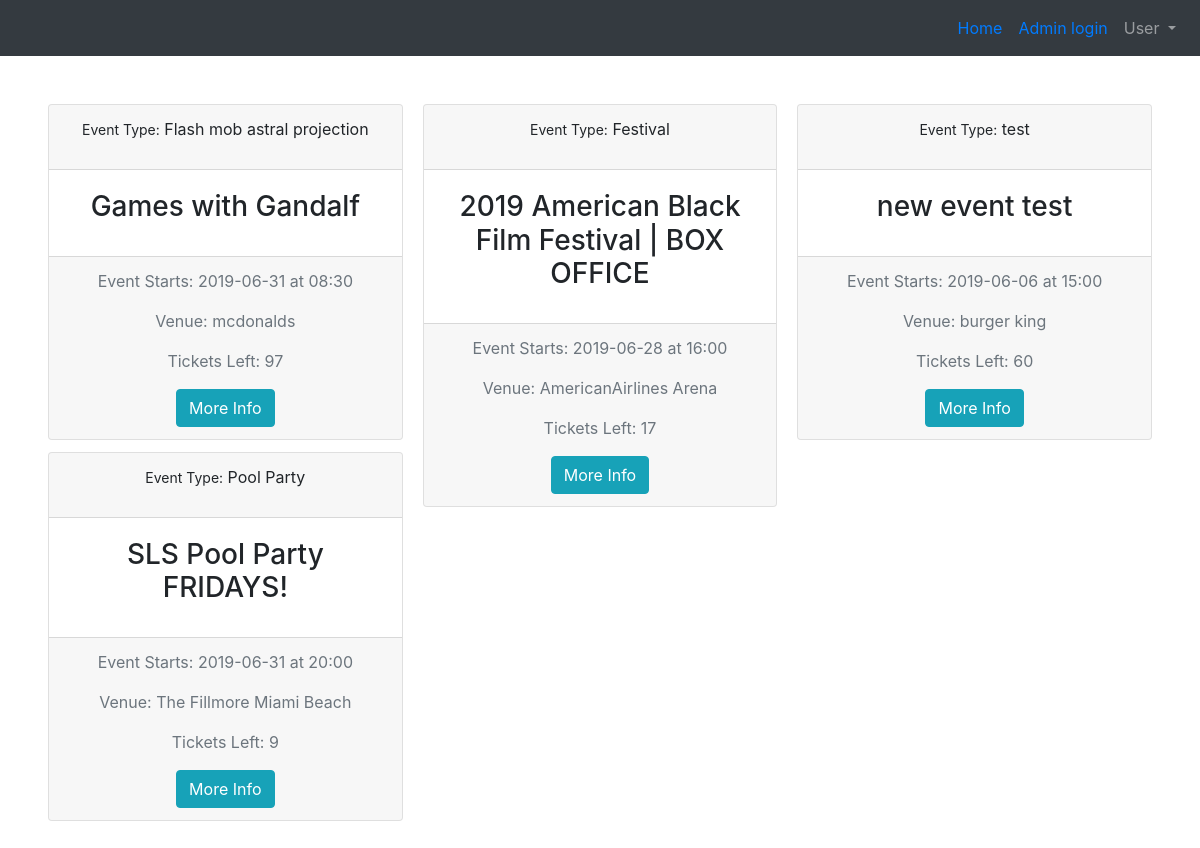
Before: / with the older database file.
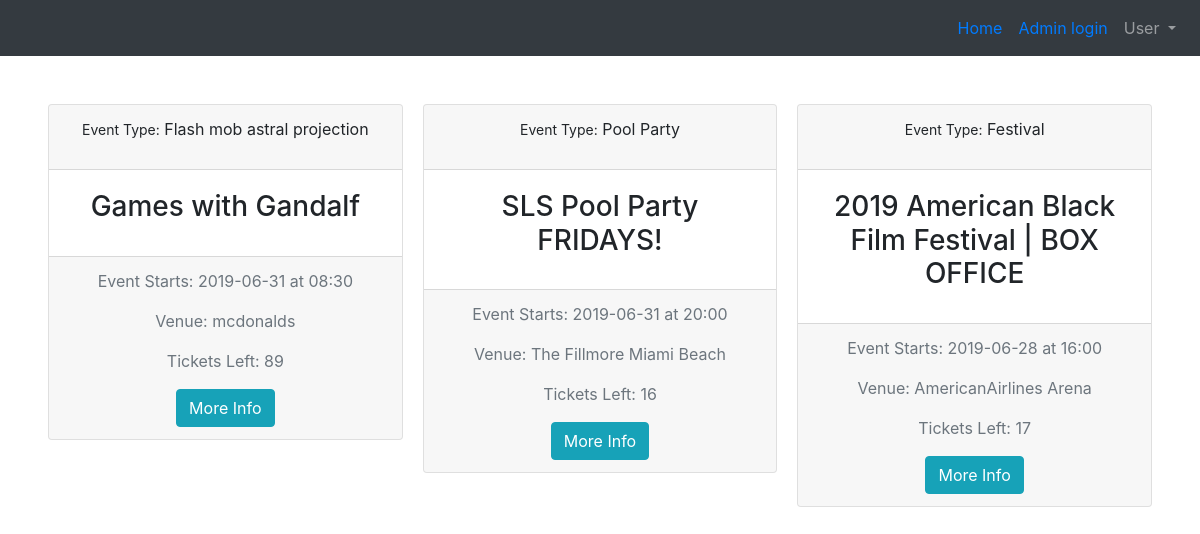
After: the same page with the newer database file.
### tables this page shows
CREATE TABLE 'events' ( eventID INTEGER PRIMARY KEY AUTOINCREMENT NOT NULL,'eventName' VARCHAR NOT NULL,'ticketsLeft' INTEGER NOT NULL,
  type VARCHAR NOT NULL,'startDate' date NOT NULL,'endDate' date NOT NULL,
  description VARCHAR NOT NULL,
  venueID INTEGER NOT NULL,
  adminID INTEGER NOT NULL
, 'endTime'  time NOT NULL  , 'startTime'  time NOT NULL  );

CREATE TABLE 'venues' ( venueID INTEGER PRIMARY KEY AUTOINCREMENT NOT NULL,'venueName' VARCHAR NOT NULL,
  capacity INTEGER NOT NULL,
  address1 VARCHAR NOT NULL,
  address2 VARCHAR NOT NULL,
  city VARCHAR NOT NULL,
  state CHAR(2) NOT NULL,
  zip CHAR(5) NOT NULL,
  adminID INTEGER NOT NULL
);

### application.py (the view)
@app.route("/")
def index():
    events = db.execute(allEventQry)
    venues = db.execute(allVenueQry)
    for event in events:
        for venue in venues:
            if venue["venueID"] == event["venueID"]:
                event["venueName"] = venue["venueName"]
    return render_template("index.html", events=events)

### application.py (called while the page is built)
@app.after_request
def after_request(response):
    response.headers["Cache-Control"] = "no-cache, no-store, must-revalidate"
    response.headers["Expires"] = 0
    response.headers["Pragma"] = "no-cache"
    return response

### templates/index.html (shortened to what this page needs)
{% extends "base.html" %}
{% block body %}
<div class="card-columns text-center">
{% for event in events %}
        <div class="card">
            <div>
                <div class="card-header">
                    <p><span style="font-size:14px">Event Type:</span> {{ event.type }}</p>
                </div>
                <div class="card-body">
                    <h3 class="card-title">{{ event.eventName }}</h4>
                </div>
                <div class="card-footer text-muted">
                    <p>Event Starts: {{ event.startDate }} at {{ event.startTime }}</p>
                    <p>Venue: {{ event.venueName }}</p>
                    <p>Tickets Left: {{ event.ticketsLeft }}</p>
                    <a href="{{ '/event/%s'%event.eventID|urlencode }}" class="btn btn-info">More Info</a>
                </div>
            </div>
        </div>
    {% endfor %}
</div>
{%endblock %}

Changed rows visible on the page:
removed events: type "test", eventName "new event test", startDate "2019-06-06", startTime "15:00", venueName "burger king", ticketsLeft "60"
changed events "Games with Gandalf": ticketsLeft "97" → "89"
changed events "SLS Pool Party FRIDAYS!": ticketsLeft "9" → "16"
